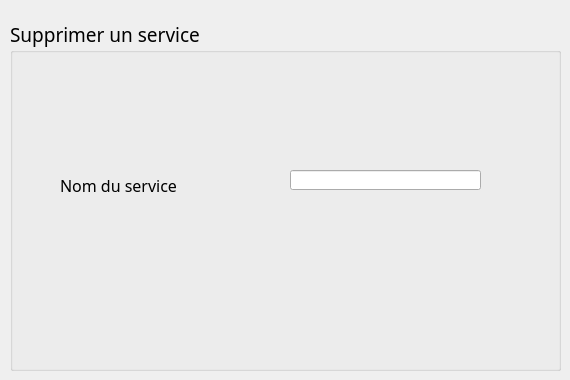
      <widget class="QWidget" name="suppression_service">
       <widget class="QGroupBox" name="groupBox_2">
        <property name="geometry">
         <rect>
          <x>10</x>
          <y>20</y>
          <width>551</width>
          <height>351</height>
         </rect>
        </property>
        <property name="font">
         <font>
          <family>Quicksand-SemiBold</family>
          <pointsize>14</pointsize>
         </font>
        </property>
        <property name="title">
         <string>Supprimer un service</string>
        </property>
        <widget class="QLabel" name="nom_service_2">
         <property name="geometry">
          <rect>
           <x>50</x>
           <y>150</y>
           <width>171</width>
           <height>31</height>
          </rect>
         </property>
         <property name="font">
          <font>
           <family>Quicksand-SemiBold</family>
           <pointsize>12</pointsize>
          </font>
         </property>
         <property name="text">
          <string>Nom du service</string>
         </property>
        </widget>
        <widget class="QLineEdit" name="lineEdit_SuppNomService">
         <property name="geometry">
          <rect>
           <x>280</x>
           <y>150</y>
           <width>191</width>
           <height>20</height>
          </rect>
         </property>
        </widget>
        <widget class="QPushButton" name="pushButton_SupprimerService">
         <property name="geometry">
          <rect>
           <x>510</x>
           <y>310</y>
           <width>31</width>
           <height>31</height>
          </rect>
         </property>
         <property name="styleSheet">
          <string notr="true">#pushButton_SupprimerService{
background-color: transparent;
border-image: url(:valider.png);
background: none;
border: none;
background-repeat: none;
}</string>
         </property>
         <property name="text">
          <string/>
         </property>
        </widget>
        <widget class="QPushButton" name="pushButton_annulerSuppService">
         <property name="geometry">
          <rect>
           <x>10</x>
           <y>320</y>
           <width>51</width>
           <height>21</height>
          </rect>
         </property>
         <property name="styleSheet">
          <string notr="true">#pushButton_annulerSuppService{
background-color: transparent;
border-image: url(:precedent.png);
background: none;
border: none;
background-repeat: none;
}</string>
         </property>
         <property name="text">
          <string/>
         </property>
        </widget>
       </widget>
      </widget>
